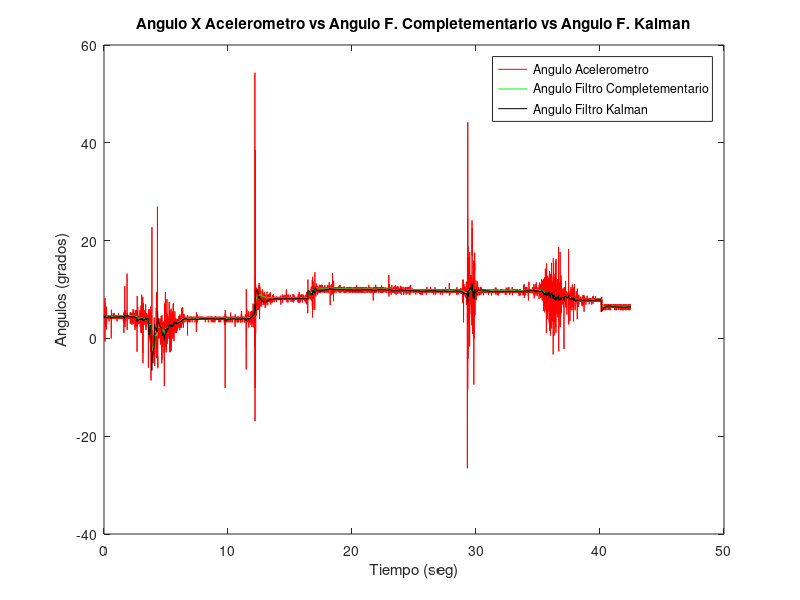
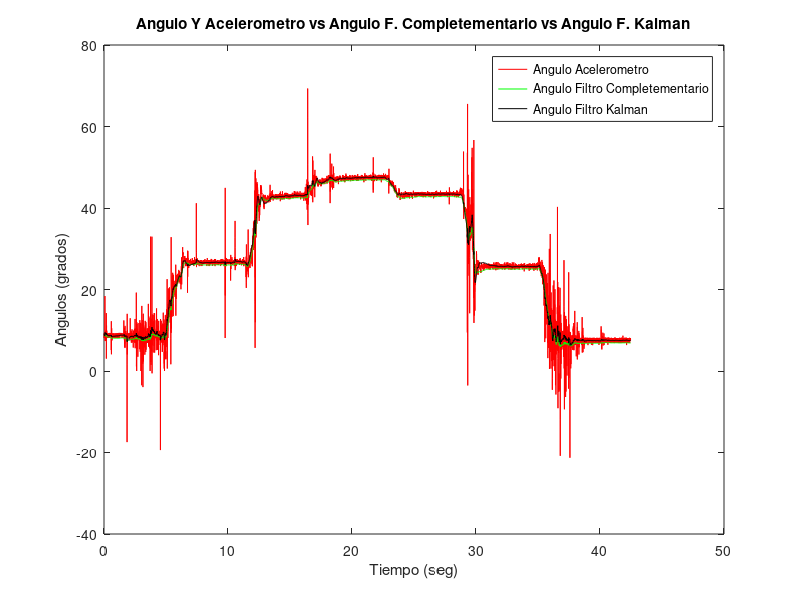

Recreate these plots in MATLAB, in order.
[tiempo,AX,AY,AkX,AkY,AcX,AcY] = textread ('3Algoritmos.txt', "%f %f %f %f %f %f %f");
figure(1)
plot(tiempo,AX,'r',tiempo,AcX,'g',tiempo,AkX,'k')
title("Angulo X Acelerometro vs Angulo F. Completementario vs Angulo F. Kalman")
ylabel("Angulos (grados)")
xlabel("Tiempo (seg)")
legend('Angulo Acelerometro','Angulo Filtro Completementario','Angulo Filtro Kalman')

figure(2)
plot(tiempo,AY,'r',tiempo,AcY,'g',tiempo,AkY,'k')
title("Angulo Y Acelerometro vs Angulo F. Completementario vs Angulo F. Kalman")
ylabel("Angulos (grados)")
xlabel("Tiempo (seg)")
legend('Angulo Acelerometro','Angulo Filtro Completementario','Angulo Filtro Kalman')